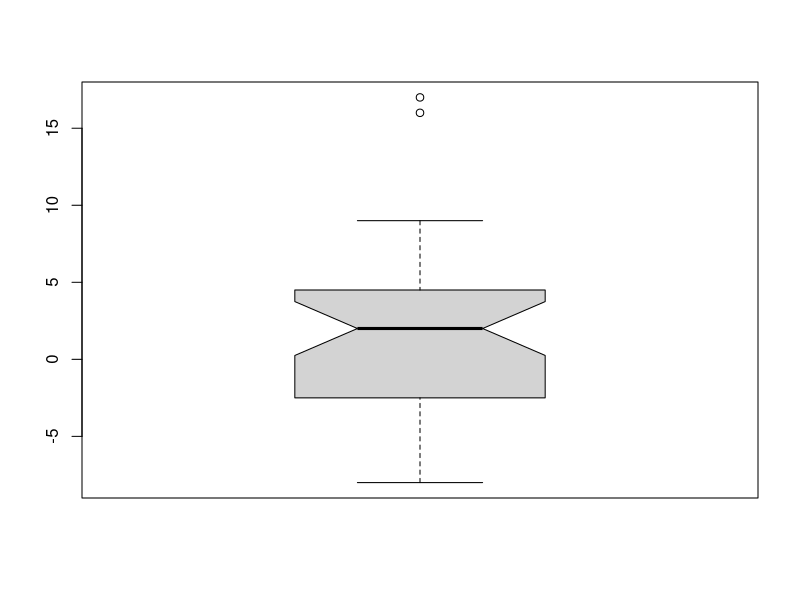

Source code (R):
# n = 40 lokalit pred a po managementovem zasahu
# pred z Po(lambda = 20)
# po z Po(lambda = 17)
set.seed(13)
pred = rpois(n = 40,lambda = 20)
po = rpois(n = 40, lambda = 17)
# ______________________________________________________________________________
# PAROVY TEST
# Na 40 lokalitach byla sledovana pocetnost bobru pred a po reintrodukci vlku
# Ma pritomnost vlku vliv na pocetnost bobru?

# vybery jsou zavisle, pouzijeme parovy test
rozdil = pred - po

# predpoklad pouziti paroveho t testu je normalni rozdeleni ROZDILU 
# H0: rozdeleni je normalni 
# H1: rozdeleni je jine nez normalni
shapiro.test(rozdil) # p = 0.07 > 0.05 takze je normalni

# muzeme pouzit parovy t-test
# H0: pritomnost vlku neovlivnuje pocetnost bobru (rozdil = 0)
# H1: pritomnost vlku ovlivnuje pocetnost bobru (rozdil!=0)

t.test(x = rozdil) # mu je automaticky 0
# p-value = 0.0496 < 0.05 tak se H0 zamita, kdyz je t kladne, znamena to, ze se pocetnost snizila
# pocetnost bobru je ovlivnena pritomnosti vlku

# predpokladejme, ze rozdeleni rozdilu neni normalni a ze chceme zjistit zda nedoslo k poklesu
# H0: k poklesu nedoslo (rozdil <= 0)
# H1:k poklesu doslo (rozdil > 0)
wilcox.test(x = rozdil, alternative = "greater", mu = 0, exact = F) # exact odstrani warning message
# p-value = 0.405 < 0.05 , H0 zamitame
# stupne volnosi pro t-test je 39
# stupne volnosti pro wilcox.test je 40

boxplot(rozdil, notch = T) # notch udela intervalovy odhad medianu

# ______________________________________________________________________________
# DVOUVYBEROVE TESTY  
# Zmerili jsme pocetnost bobru na 40 lokalitach kde vlk jeste neni a na dalsich 40 lokalitach, kde uz je
# ma pritomnost vlku vliv na pocetnost bobru?
# veliciny jsou nezavisle
# H0: pritomnost vlku neovlivnuje pocetnost bobru
# H1: pritomnost vlku ovlivnuje pocetnost bobru
bezvlk = pred
svlk = po

# normalita?
# H0: rozdeleni je normalni 
# H1: rozdeleni je jine nez normalni
shapiro.test(bezvlk) # 0.04 < 0.05
shapiro.test(svlk) # 0.31 > 0.05
# rozdeleni je normalni jen u jednoho -> DVOUVYBEROVY WILCOXONUV TEST  

wilcox.test(x = bezvlk, y = svlk)
# p-value = 0.06 > 0.05, H0 se nezamita

# predpokladejme, ze obe veliciny pochazi z normalniho rozdeleni
# rovnost rozptylu?
# H0: rozptyly jsou stejne
# H1: rozptyly nejsou stejne
var.test(x = bezvlk, y = svlk)
# 0.95 > 0.05 , H0 nezamitame
# splnili jsme predpoklady pro dvouvyberovy t-test
t.test(x = bezvlk, y = svlk, var.equal = T) # var.equal - kdyz je T, rozptyly jsou stejne a kdyz F, jsou ruzne
# p = 0.04 < 0.05, H0 se zamita, pritomnost vlku ovlivnuje pocetnost bobru

# predpokladejme, ze je rozdeleni obou vyberu normalni, ale rozptyl se lisi
# zjistete, zda doslo na lokalitach s vlkem k poklesu pocetnosti

# H0: k poklesu nedoslo (bezvlk <= svlk)
# H1: k poklesu doslo (bezvlk > svlk)
?t.test
t.test(x = bezvlk, y = svlk, var.equal = F, alternative = "greater")
# pocetnost vyznamne klesla

# stupne volnosti
# df pro dvouvyberovy t test je 78
# df pro welchuv t test je 77,993
# df pro dvouvyberovy wilcoxonuv t test je 40 a 40
